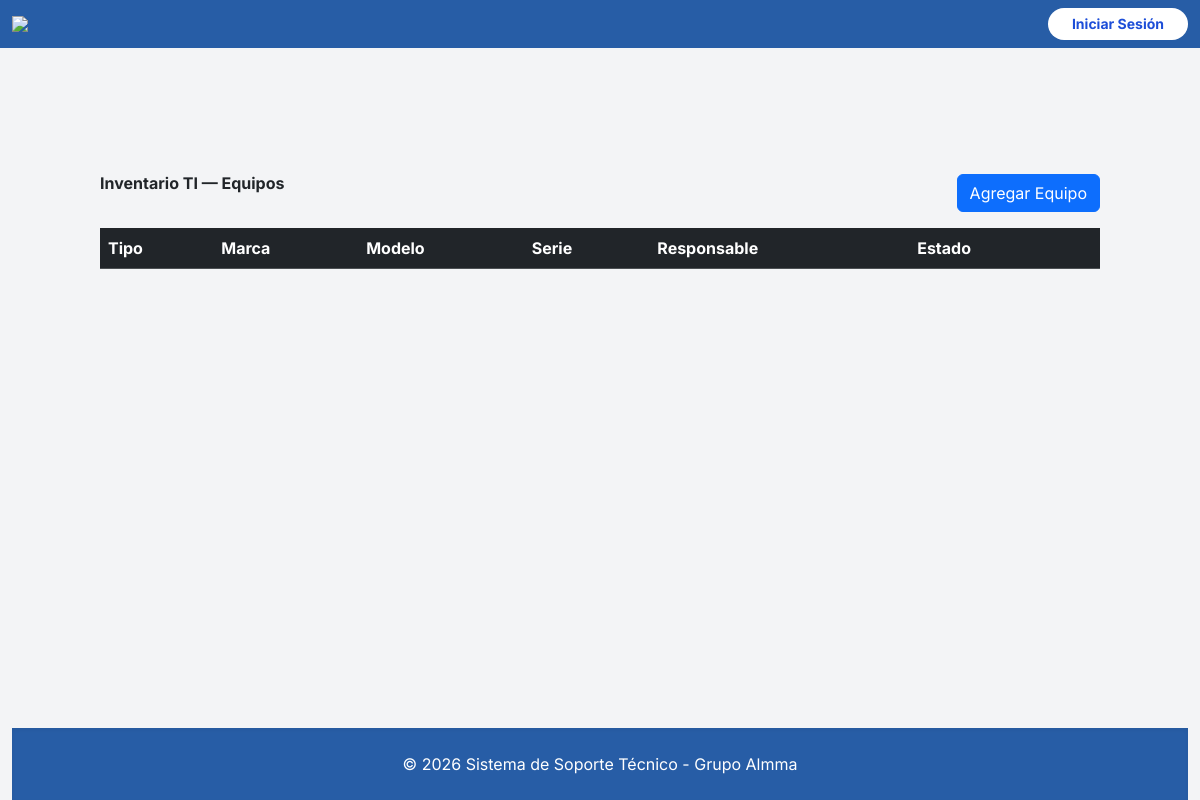
The app's page /inventario/equipos/, older data.
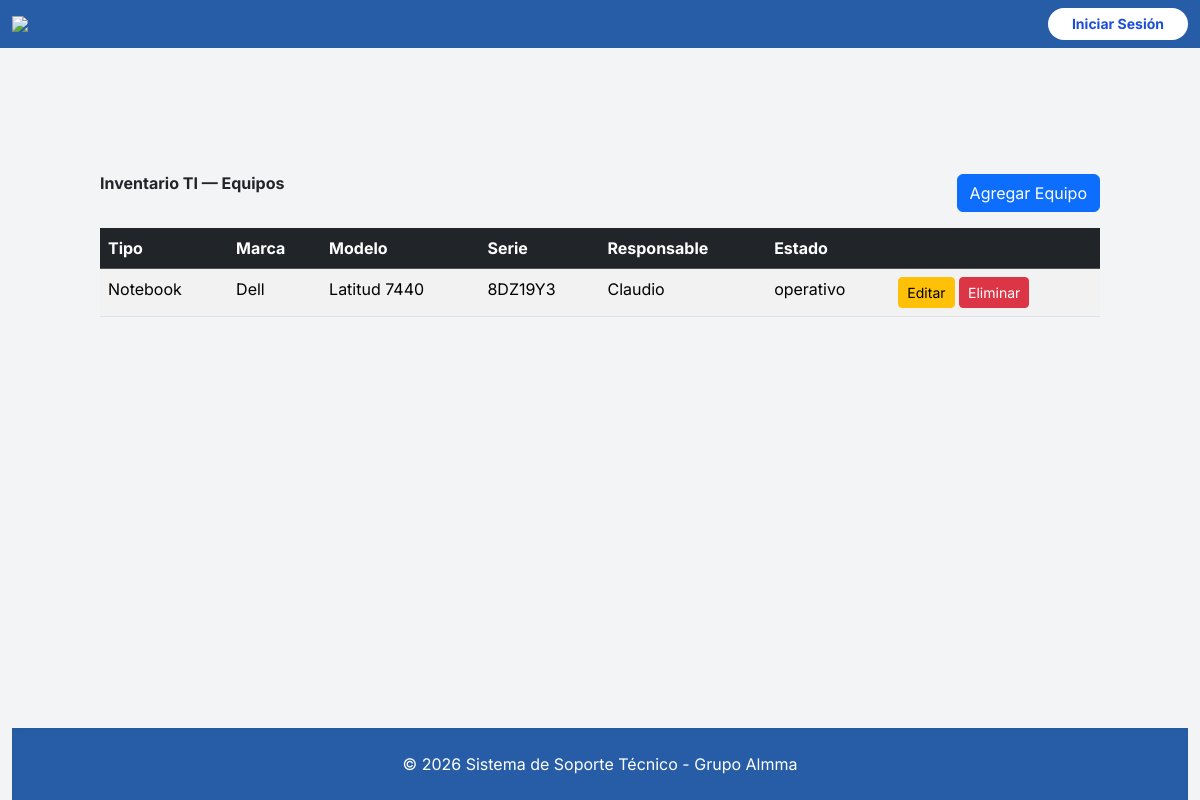
The same page, newer data.
### inventario_ti/models.py (models this page shows, shortened)
class EquipoTI(models.Model):
    TIPOS = [
        ("notebook", "Notebook"),
        ("macbook", "MacBook"),
        ("workstation", "Estación de trabajo"),
        ("tablet", "Tablet"),
        ("lector_codigo", "Lector de código"),
        ("monitor", "Monitor"),
        ("proyector", "Proyector"),
    ]
    tipo_equipo = models.CharField(max_length=50, choices=TIPOS)
    marca = models.CharField(max_length=50)
    modelo = models.CharField(max_length=100)
    numero_serie = models.CharField(max_length=100, unique=True)
    cpu = models.CharField(max_length=100)
    ram_gb = models.IntegerField()
    tipo_disco = models.CharField(max_length=20, choices=[("HDD","HDD"),("SSD","SSD"),("M2","M.2")])
    capacidad_disco_gb = models.IntegerField()
    sistema_operativo = models.CharField(max_length=100)
    licencia_windows_key = models.CharField(max_length=200, blank=True, null=True)
    accesorios = models.CharField(max_length=250)
    estado_equipo = models.CharField(max_length=50, default="operativo")
    responsable_actual = models.ForeignKey(
        User,
        on_delete=models.SET_NULL,
        null=True,
        blank=True,
        related_name="equipos_asignados"
    )

### inventario_ti/views.py (the view)
# urls.py: path("equipos/", listar_equipos, name="listar_equipos"),
def listar_equipos(request):
    equipos = EquipoTI.objects.all().order_by("tipo_equipo", "marca")
    return render(request, "inventario_ti/listar_equipos.html", {"equipos": equipos})

### gestion_tickets/context_processors.py (called while the page is built)
def contador_tickets(request):
    if request.user.is_authenticated:
        pendientes = Ticket.objects.filter(estado='abierto').count()
    else:
        pendientes = 0
    return {'tickets_pendientes': pendientes}

### inventario_ti/templates/inventario_ti/listar_equipos.html
{% extends "base/base.html" %}
{% load static %}
{% block content %}
<div class="container mt-4">
    <div class="d-flex justify-content-between mb-3">
        <h3 class="fw-bold">Inventario TI — Equipos</h3>
        <a href="{% url 'crear_equipo' %}" class="btn btn-primary">Agregar Equipo</a>
    </div>
    <table class="table table-striped table-hover">
        <thead class="table-dark">
            <tr>
                <th>Tipo</th>
                <th>Marca</th>
                <th>Modelo</th>
                <th>Serie</th>
                <th>Responsable</th>
                <th>Estado</th>
                <th></th>
            </tr>
        </thead>
        <tbody>
            {% for e in equipos %}
            <tr>
                <td>{{ e.get_tipo_equipo_display }}</td>
                <td>{{ e.marca }}</td>
                <td>{{ e.modelo }}</td>
                <td>{{ e.numero_serie }}</td>
                <td>{{ e.responsable_actual }}</td>
                <td>{{ e.estado_equipo }}</td>
                <td>
                    <a href="{% url 'editar_equipo' e.id %}" class="btn btn-sm btn-warning">Editar</a>
                    <a href="{% url 'eliminar_equipo' e.id %}" class="btn btn-sm btn-danger"
                       onclick="return confirm('¿Eliminar equipo?')">Eliminar</a>
                </td>
            </tr>
            {% endfor %}
        </tbody>
    </table>
</div>
{% endblock %}

Row changes from the older to the newer data that the page shows:
added EquipoTI: tipo_equipo "Notebook", marca "Dell", modelo "Latitud 7440", numero_serie "8DZ19Y3", responsable_actual "Claudio", estado_equipo "operativo"
